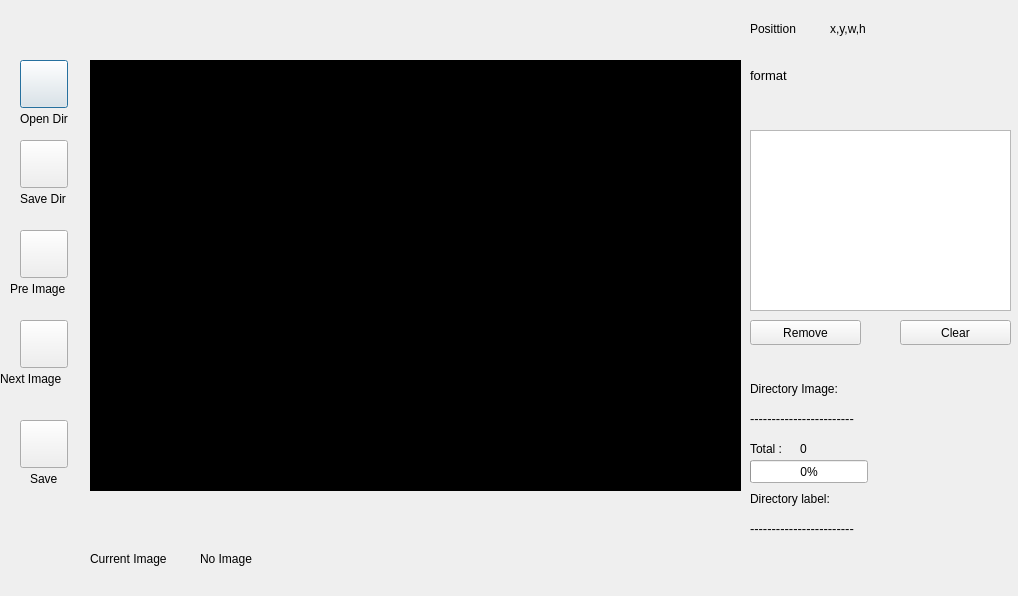
<?xml version="1.0" encoding="UTF-8"?>
<ui version="4.0">
 <class>Dialog</class>
 <widget class="QDialog" name="Dialog">
  <property name="windowModality">
   <enum>Qt::WindowModal</enum>
  </property>
  <property name="geometry">
   <rect>
    <x>0</x>
    <y>0</y>
    <width>1018</width>
    <height>596</height>
   </rect>
  </property>
  <property name="windowTitle">
   <string>Dialog</string>
  </property>
  <property name="layoutDirection">
   <enum>Qt::LeftToRight</enum>
  </property>
  <widget class="QPushButton" name="btn_OpenDir">
   <property name="geometry">
    <rect>
     <x>20</x>
     <y>60</y>
     <width>48</width>
     <height>48</height>
    </rect>
   </property>
   <property name="text">
    <string/>
   </property>
   <property name="icon">
    <iconset>
     <normaloff>Icon/OpenDir.png</normaloff>Icon/OpenDir.png</iconset>
   </property>
   <property name="iconSize">
    <size>
     <width>48</width>
     <height>48</height>
    </size>
   </property>
  </widget>
  <widget class="QLabel" name="label">
   <property name="geometry">
    <rect>
     <x>20</x>
     <y>110</y>
     <width>67</width>
     <height>17</height>
    </rect>
   </property>
   <property name="text">
    <string>Open Dir</string>
   </property>
  </widget>
  <widget class="QLabel" name="label_2">
   <property name="geometry">
    <rect>
     <x>20</x>
     <y>190</y>
     <width>67</width>
     <height>17</height>
    </rect>
   </property>
   <property name="text">
    <string>Save Dir</string>
   </property>
  </widget>
  <widget class="QPushButton" name="btn_SaveDir">
   <property name="geometry">
    <rect>
     <x>20</x>
     <y>140</y>
     <width>48</width>
     <height>48</height>
    </rect>
   </property>
   <property name="text">
    <string/>
   </property>
   <property name="icon">
    <iconset>
     <normaloff>Icon/saveDir.png</normaloff>Icon/saveDir.png</iconset>
   </property>
   <property name="iconSize">
    <size>
     <width>48</width>
     <height>48</height>
    </size>
   </property>
  </widget>
  <widget class="QPushButton" name="btn_NextImage">
   <property name="geometry">
    <rect>
     <x>20</x>
     <y>320</y>
     <width>48</width>
     <height>48</height>
    </rect>
   </property>
   <property name="text">
    <string/>
   </property>
   <property name="icon">
    <iconset>
     <normaloff>Icon/right-arrow.png</normaloff>Icon/right-arrow.png</iconset>
   </property>
   <property name="iconSize">
    <size>
     <width>48</width>
     <height>48</height>
    </size>
   </property>
  </widget>
  <widget class="QLabel" name="label_3">
   <property name="geometry">
    <rect>
     <x>0</x>
     <y>370</y>
     <width>81</width>
     <height>17</height>
    </rect>
   </property>
   <property name="text">
    <string>Next Image</string>
   </property>
  </widget>
  <widget class="QLabel" name="label_4">
   <property name="geometry">
    <rect>
     <x>10</x>
     <y>280</y>
     <width>81</width>
     <height>17</height>
    </rect>
   </property>
   <property name="text">
    <string>Pre Image</string>
   </property>
  </widget>
  <widget class="QPushButton" name="btn_PreImage">
   <property name="geometry">
    <rect>
     <x>20</x>
     <y>230</y>
     <width>48</width>
     <height>48</height>
    </rect>
   </property>
   <property name="text">
    <string/>
   </property>
   <property name="icon">
    <iconset>
     <normaloff>Icon/left_arrow.png</normaloff>Icon/left_arrow.png</iconset>
   </property>
   <property name="iconSize">
    <size>
     <width>48</width>
     <height>48</height>
    </size>
   </property>
  </widget>
  <widget class="QPushButton" name="btn_SaveRect">
   <property name="geometry">
    <rect>
     <x>20</x>
     <y>420</y>
     <width>48</width>
     <height>48</height>
    </rect>
   </property>
   <property name="text">
    <string/>
   </property>
   <property name="icon">
    <iconset>
     <normaloff>Icon/Save-icon.png</normaloff>Icon/Save-icon.png</iconset>
   </property>
   <property name="iconSize">
    <size>
     <width>48</width>
     <height>48</height>
    </size>
   </property>
  </widget>
  <widget class="QLabel" name="label_5">
   <property name="geometry">
    <rect>
     <x>30</x>
     <y>470</y>
     <width>51</width>
     <height>17</height>
    </rect>
   </property>
   <property name="text">
    <string>Save</string>
   </property>
  </widget>
  <widget class="QLabel" name="label_Img">
   <property name="geometry">
    <rect>
     <x>90</x>
     <y>60</y>
     <width>651</width>
     <height>431</height>
    </rect>
   </property>
   <property name="cursor">
    <cursorShape>CrossCursor</cursorShape>
   </property>
   <property name="styleSheet">
    <string notr="true">background-color: rgb(0, 0, 0);
border-color: qconicalgradient(cx:0.5, cy:0.5, angle:0, stop:0 rgba(255, 255, 255, 255), stop:0.373979 rgba(255, 255, 255, 255), stop:0.373991 rgba(33, 30, 255, 255), stop:0.624018 rgba(33, 30, 255, 255), stop:0.624043 rgba(255, 0, 0, 255), stop:1 rgba(255, 0, 0, 255));</string>
   </property>
   <property name="text">
    <string>TextLabel</string>
   </property>
  </widget>
  <widget class="QLabel" name="label_currentImage">
   <property name="geometry">
    <rect>
     <x>200</x>
     <y>550</y>
     <width>641</width>
     <height>17</height>
    </rect>
   </property>
   <property name="text">
    <string>No Image</string>
   </property>
  </widget>
  <widget class="QLabel" name="label_Posittion">
   <property name="geometry">
    <rect>
     <x>830</x>
     <y>20</y>
     <width>171</width>
     <height>17</height>
    </rect>
   </property>
   <property name="text">
    <string>x,y,w,h</string>
   </property>
  </widget>
  <widget class="QLabel" name="label_Yolo">
   <property name="geometry">
    <rect>
     <x>750</x>
     <y>60</y>
     <width>241</width>
     <height>31</height>
    </rect>
   </property>
   <property name="font">
    <font>
     <pointsize>10</pointsize>
    </font>
   </property>
   <property name="text">
    <string>format</string>
   </property>
  </widget>
  <widget class="QLabel" name="label_9">
   <property name="geometry">
    <rect>
     <x>750</x>
     <y>20</y>
     <width>67</width>
     <height>17</height>
    </rect>
   </property>
   <property name="text">
    <string>Posittion</string>
   </property>
  </widget>
  <widget class="QListWidget" name="listWidget_labels">
   <property name="geometry">
    <rect>
     <x>750</x>
     <y>130</y>
     <width>261</width>
     <height>181</height>
    </rect>
   </property>
   <property name="font">
    <font>
     <pointsize>10</pointsize>
    </font>
   </property>
  </widget>
  <widget class="QLabel" name="label_8">
   <property name="geometry">
    <rect>
     <x>750</x>
     <y>380</y>
     <width>111</width>
     <height>17</height>
    </rect>
   </property>
   <property name="text">
    <string>Directory Image:</string>
   </property>
  </widget>
  <widget class="QLabel" name="label_dirImage">
   <property name="geometry">
    <rect>
     <x>750</x>
     <y>410</y>
     <width>271</width>
     <height>17</height>
    </rect>
   </property>
   <property name="font">
    <font>
     <pointsize>10</pointsize>
    </font>
   </property>
   <property name="layoutDirection">
    <enum>Qt::RightToLeft</enum>
   </property>
   <property name="text">
    <string>------------------------</string>
   </property>
   <property name="textFormat">
    <enum>Qt::PlainText</enum>
   </property>
  </widget>
  <widget class="QLabel" name="label_dirLabel">
   <property name="geometry">
    <rect>
     <x>750</x>
     <y>520</y>
     <width>261</width>
     <height>17</height>
    </rect>
   </property>
   <property name="font">
    <font>
     <pointsize>10</pointsize>
    </font>
   </property>
   <property name="text">
    <string>------------------------</string>
   </property>
  </widget>
  <widget class="QLabel" name="label_10">
   <property name="geometry">
    <rect>
     <x>750</x>
     <y>490</y>
     <width>111</width>
     <height>17</height>
    </rect>
   </property>
   <property name="text">
    <string>Directory label:</string>
   </property>
  </widget>
  <widget class="QLabel" name="label_totalImage">
   <property name="geometry">
    <rect>
     <x>800</x>
     <y>440</y>
     <width>101</width>
     <height>17</height>
    </rect>
   </property>
   <property name="text">
    <string>0</string>
   </property>
  </widget>
  <widget class="QLabel" name="label_11">
   <property name="geometry">
    <rect>
     <x>90</x>
     <y>550</y>
     <width>101</width>
     <height>17</height>
    </rect>
   </property>
   <property name="text">
    <string>Current Image</string>
   </property>
  </widget>
  <widget class="QLabel" name="label_totalImage_2">
   <property name="geometry">
    <rect>
     <x>750</x>
     <y>440</y>
     <width>51</width>
     <height>17</height>
    </rect>
   </property>
   <property name="text">
    <string>Total :</string>
   </property>
  </widget>
  <widget class="QPushButton" name="btn_removeLabel">
   <property name="geometry">
    <rect>
     <x>750</x>
     <y>320</y>
     <width>111</width>
     <height>25</height>
    </rect>
   </property>
   <property name="text">
    <string>Remove</string>
   </property>
   <property name="icon">
    <iconset>
     <normaloff>Icon/remove__.png</normaloff>Icon/remove__.png</iconset>
   </property>
  </widget>
  <widget class="QPushButton" name="btn_clearLabel">
   <property name="geometry">
    <rect>
     <x>900</x>
     <y>320</y>
     <width>111</width>
     <height>25</height>
    </rect>
   </property>
   <property name="text">
    <string>Clear</string>
   </property>
   <property name="icon">
    <iconset>
     <normaloff>Icon/clear.png</normaloff>Icon/clear.png</iconset>
   </property>
  </widget>
  <widget class="QProgressBar" name="progressBar_Image">
   <property name="geometry">
    <rect>
     <x>750</x>
     <y>460</y>
     <width>118</width>
     <height>23</height>
    </rect>
   </property>
   <property name="value">
    <number>0</number>
   </property>
   <property name="textVisible">
    <bool>true</bool>
   </property>
  </widget>
 </widget>
 <resources/>
 <connections/>
</ui>
